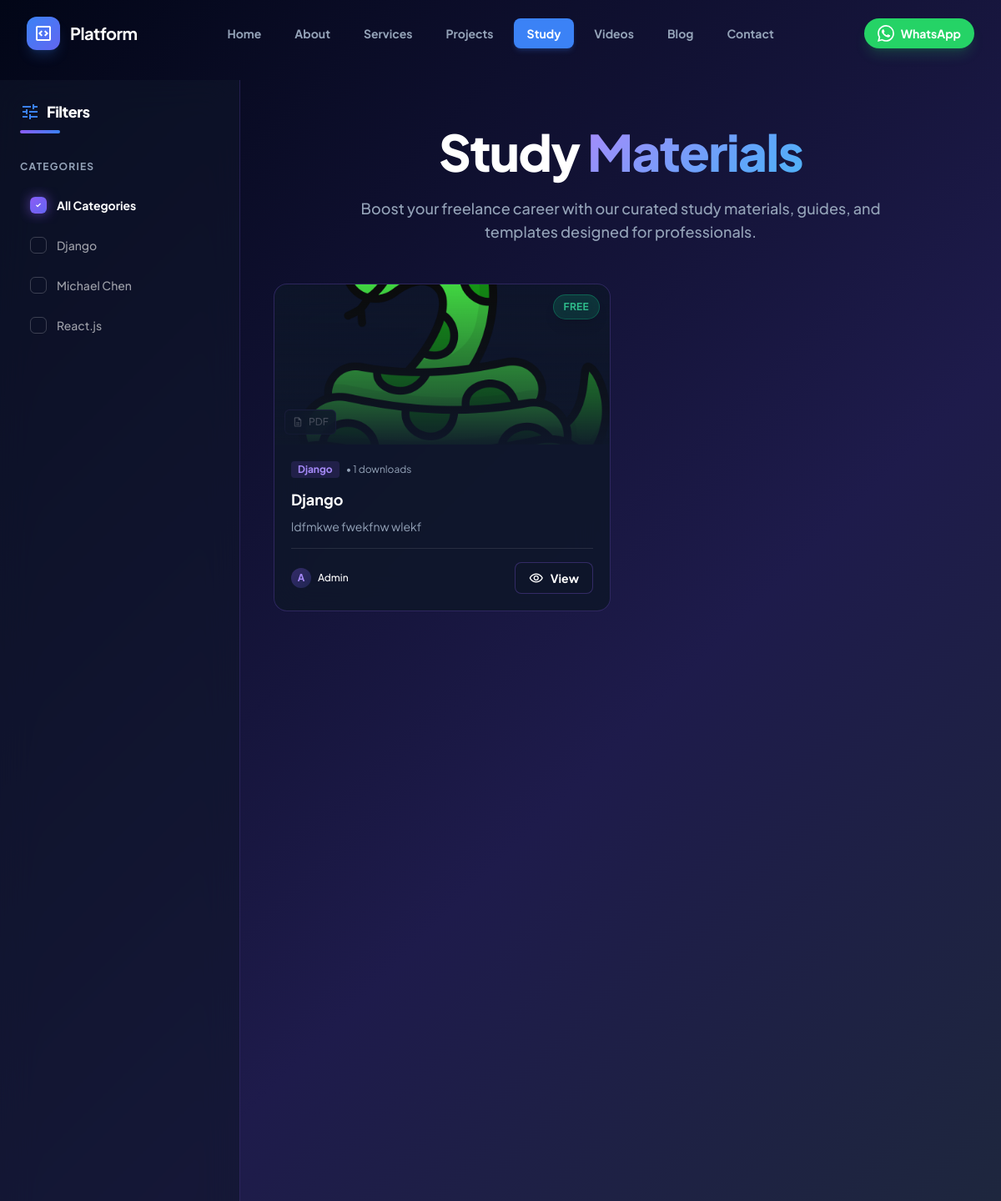
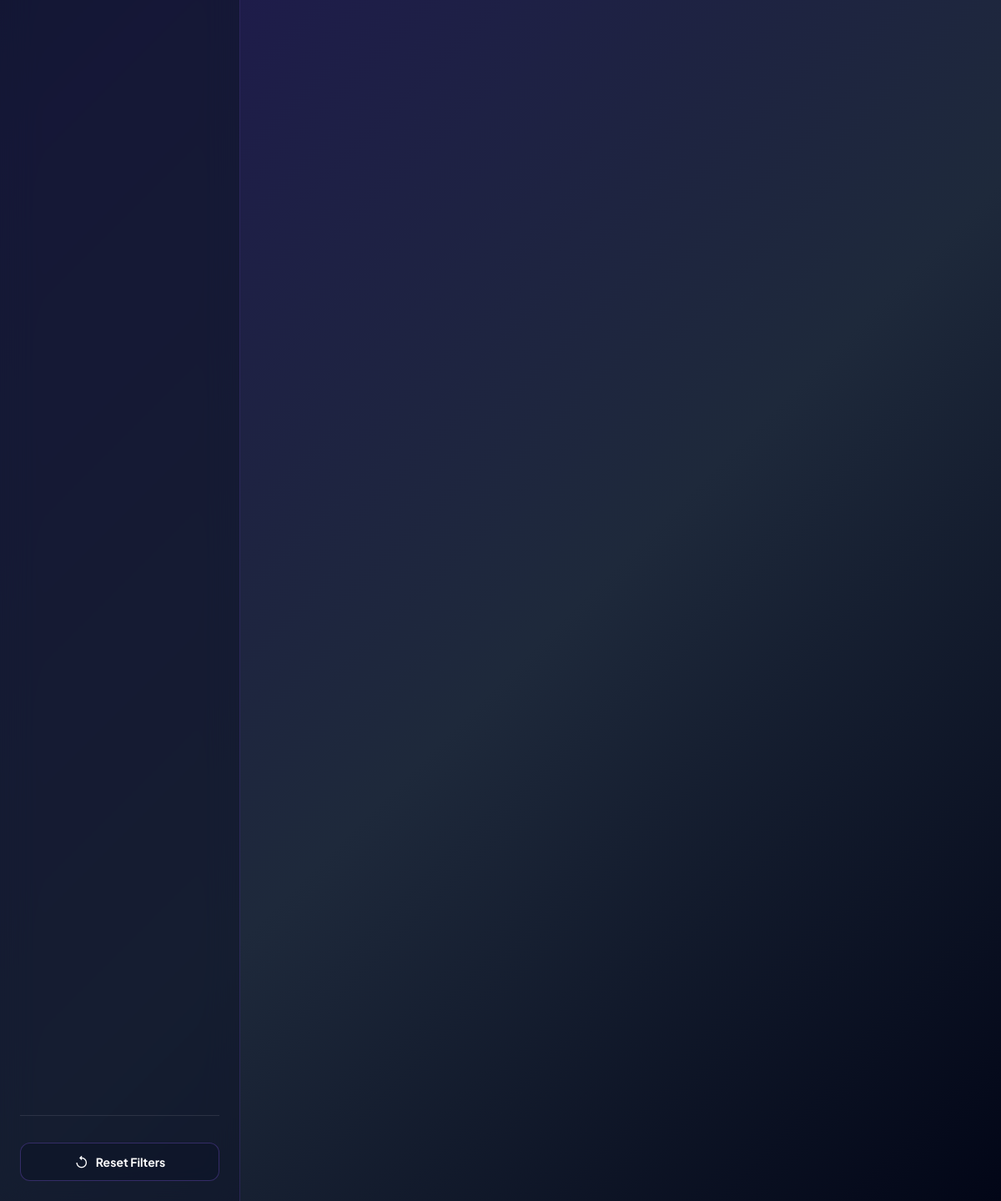
/study-materials, run on the app's committed database (2 pictures, top to bottom).
### app/models/study_material_category.py (models this page shows, shortened)
class StudyMaterialCategory(BaseModel):
    __tablename__ = 'study_material_categories'
    name = db.Column(db.String(50), nullable=False, unique=True)
    description = db.Column(db.String(200), nullable=True)

### app/models/study_material.py (models this page shows, shortened)
class StudyMaterial(BaseModel):
    __tablename__ = 'study_materials'
    title = db.Column(db.String(100), nullable=False)
    description = db.Column(db.Text, nullable=False)
    category = db.Column(db.String(50), nullable=True)
    price = db.Column(db.Float, nullable=True)  # None for free materials
    file_path = db.Column(db.String(200), nullable=True)  # Path to the PDF file (optional if doc_url is provided)
    doc_url = db.Column(db.String(500), nullable=True)  # External document URL (Google Docs, etc.)
    thumbnail = db.Column(db.String(200), nullable=True)  # Path to thumbnail image
    material_type = db.Column(db.String(20), nullable=False, default=MATERIAL_FREE)  # free or paid
    is_active = db.Column(db.Boolean, default=True)
    download_count = db.Column(db.Integer, default=0)

### app/study_material/routes.py (the view)
@study_material.route("/study-materials")
def materials_list():
    page = request.args.get('page', 1, type=int)
    category_filter = request.args.get('category', None)
    query = StudyMaterial.query.filter_by(is_active=True)
    materials_paginated = query.order_by(StudyMaterial.created_at.desc()).paginate(page=page, per_page=100)
    categories = [c.name for c in StudyMaterialCategory.query.order_by(StudyMaterialCategory.name).all()]
    return render_template('study_material/materials.html',
                         title='Study Materials',
                         materials=materials_paginated,
                         categories=categories,
                         current_category=category_filter)

### app/templates/study_material/materials.html (shortened to what this page needs)
{% extends "base/base.html" %}
{% block extra_css %}
<link rel="stylesheet" href="{{ url_for('static', filename='css/materials.css') }}">
{% endblock %}
{% block content %}
<div class="flex flex-1 w-full max-w-[1440px] mx-auto pt-24">
    <aside class="hidden lg:flex flex-col w-72 p-6 border-r h-[calc(100vh-96px)] sticky top-24 overflow-y-auto no-scrollbar">
        <div class="mb-8 animate-fade-in-right" style="animation-delay: 0ms;">
            <div class="flex items-center justify-between mb-2">
                <h3 class="text-white text-lg font-black tracking-tight flex items-center gap-2">
                    <span class="material-symbols-outlined text-primary">tune</span> Filters
                </h3>
            </div>
            <div class="h-1 w-12 filter-header-line rounded-full"></div>
        </div>
        <div class="flex-1 flex flex-col">
            <h4 class="text-text-secondary text-xs font-bold uppercase tracking-widest mb-4 animate-fade-in-right"
                style="animation-delay: 100ms;">Categories</h4>
            <div class="flex flex-col gap-1">
                <button onclick="filterMaterials('All')"
                    class="category-filter active relative flex items-center gap-3 p-3 rounded-xl group cursor-pointer w-full text-left transition-all duration-300 animate-fade-in-right"
                    style="animation-delay: 200ms;" data-category="All">
                    <div class="check-icon relative z-10 size-5 flex items-center justify-center rounded-md border text-white transition-all duration-300">
                        <span class="material-symbols-outlined text-[10px] font-bold">check</span>
                    </div>
                    <span
                        class="text-white/80 text-sm font-bold group-hover:text-white transition-colors relative z-10">All
                        Categories</span>
                </button>
                {% for cat in categories %}
                <button onclick="filterMaterials('{{ cat }}')"
                    class="category-filter relative flex items-center gap-3 p-3 rounded-xl group cursor-pointer w-full text-left transition-all duration-300 animate-fade-in-right"
                    style="animation-delay: {{ 200 + loop.index * 50 }}ms;" data-category="{{ cat }}">
                    <div
                        class="check-icon relative z-10 size-5 flex items-center justify-center rounded-md border border-white/20 text-white/50 transition-all duration-300">
                    </div>
                    <span
                        class="text-white/60 text-sm font-medium group-hover:text-white transition-colors relative z-10">{{ cat }}</span>
                </button>
                {% endfor %}
            </div>
            <div class="mt-auto pt-8 border-t border-white/10 animate-fade-in-up" style="animation-delay: 600ms;">
                <button onclick="filterMaterials('All')"
                    class="reset-filters-btn group w-full py-3 px-4 text-white rounded-xl text-sm font-bold transition-all duration-300 flex items-center justify-center gap-2">
                    <span class="material-symbols-outlined text-[18px] group-hover:rotate-180 transition-transform duration-500">replay</span>
                    Reset Filters
                </button>
            </div>
        </div>
    </aside>
    <main class="flex-1 p-4 md:p-8 lg:p-10 flex flex-col min-w-0">
        <div class="flex flex-col items-center justify-center text-center gap-4 mb-12 pt-4 relative z-10 animate-fade-in-up">
            <h1 class="text-4xl md:text-5xl lg:text-6xl font-black tracking-tight text-white mb-2 leading-tight">
                Study <span class="page-header-gradient">Materials</span>
            </h1>
            <p class="text-text-secondary text-base md:text-lg font-medium max-w-2xl leading-relaxed">
                Boost your freelance career with our curated study materials, guides, and templates designed for
                professionals.
            </p>
        </div>
        <div class="grid grid-cols-1 md:grid-cols-2 xl:grid-cols-3 gap-6">
            {% for material in materials.items %}
            <div class="material-item group flex flex-col rounded-2xl overflow-hidden" data-category="{{ material.category or 'Uncategorized' }}">
                <div class="material-thumbnail relative h-48 overflow-hidden">
                    {% if material.thumbnail %}
                    <div class="absolute inset-0 bg-cover bg-center group-hover:scale-110 transition-transform duration-700"
                        style="background-image: url('{{ url_for('static', filename=material.thumbnail) }}');"></div>
                    {% else %}
                    <div class="absolute inset-0 bg-gradient-to-br from-primary/30 to-secondary/20 group-hover:scale-110 transition-transform duration-700"></div>
                    {% endif %}
                    <div class="absolute top-3 right-3 badge-free text-xs font-bold px-3 py-1.5 rounded-full uppercase tracking-wide shadow-lg">
                        Free
                    </div>
                    <div class="absolute bottom-3 left-3 badge-pdf px-2 py-1 rounded-md flex items-center gap-1.5 text-xs font-medium text-white">
                        <span class="material-symbols-outlined text-sm">description</span> PDF
                    </div>
                </div>
                <div class="p-5 flex flex-col flex-1">
                    <div class="flex items-center gap-2 mb-3">
                        <span class="category-badge text-xs font-bold px-2 py-0.5 rounded">{{ material.category or 'Uncategorized' }}</span>
                        <span class="text-xs text-text-secondary">• {{ material.download_count or 0 }} downloads</span>
                    </div>
                    <h3 class="text-lg font-bold text-white mb-2 line-clamp-1 group-hover:text-transparent group-hover:bg-clip-text group-hover:bg-gradient-to-r group-hover:from-primary group-hover:to-secondary transition-all">
                        {{ material.title }}</h3>
                    <p class="text-text-secondary text-sm mb-4 line-clamp-2">{{ material.description }}</p>
                    <div class="mt-auto pt-4 border-t border-white/10 flex items-center justify-between">
                        <div class="flex items-center gap-2">
                            <div class="author-avatar size-6 rounded-full flex items-center justify-center font-bold text-xs">A</div>
                            <span class="text-xs font-medium text-white">Admin</span>
                        </div>
                        <a href="{{ url_for('study_material.material_detail', material_id=material.id) }}"
                            class="view-btn px-4 py-2 rounded-lg text-sm font-bold flex items-center gap-2 text-white">
                            <span class="material-symbols-outlined text-[18px]">visibility</span> View
                        </a>
                    </div>
                </div>
            </div>
            {% endfor %}
        </div>
    </main>
</div>
{% endblock %}

### app/static/css/custom.css (style rules this page uses)
body { background-color: #0B1120 !important; color: #f8fafc !important; }

### app/static/css/main.css (style rules this page uses)
:root { --primary: #8b5cf6; --primary-light: #a78bfa; --primary-dark: #6d28d9; --secondary: #3b82f6; --secondary-light: #60a5fa; --accent: #06b6d4; --accent-light: #22d3ee; --success: #10b981; --success-light: #34d399; --warning: #f59e0b; --warning-light: #fbbf24; --danger: #ef4444; --danger-light: #f87171; --bg-dark: #0f172a; --bg-darker: #020617; --card-bg: rgba(15, 23, 42, 0.85); --card-border: rgba(139, 92, 246, 0.25); --text-primary: #ffffff; --text-secondary: rgba(255, 255, 255, 0.85); --text-muted: rgba(255, 255, 255, 0.6); --shadow-primary: rgba(139, 92, 246, 0.5); --shadow-secondary: rgba(59, 130, 246, 0.4); --glass-bg: rgba(15, 23, 42, 0.85); --glass-border: rgba(139, 92, 246, 0.2); }
* { margin: 0; padding: 0; box-sizing: border-box; }
body { font-family: 'Inter', -apple-system, BlinkMacSystemFont, 'Segoe UI', sans-serif; background: linear-gradient(135deg, #020617 0%, #1e1b4b 40%, #1e293b 70%, #020617 100%); background-attachment: fixed; color: var(--text-primary); line-height: 1.6; -webkit-font-smoothing: antialiased; -moz-osx-font-smoothing: grayscale; }
h1, h2, h3, h4, h5, h6 { font-weight: 700; line-height: 1.2; color: var(--text-primary); }
a { text-decoration: none; color: inherit; }
.text-center { text-align: center; }
.text-left { text-align: left; }
.flex { display: flex; }
.flex-col { flex-direction: column; }
.items-center { align-items: center; }
.justify-center { justify-content: center; }
.gap-4 { gap: 1rem; }
.relative { position: relative; }
.absolute { position: absolute; }
.w-full { width: 100%; }
.no-scrollbar, .hide-scrollbar { -ms-overflow-style: none; scrollbar-width: none; }

### data on the page
StudyMaterialCategory: name "Django"
StudyMaterialCategory: name "Michael Chen"
StudyMaterialCategory: name "React.js"
StudyMaterial: thumbnail (picture), category "Django", download_count "1", title "Django", description "ldfmkwe fwekfnw wlekf"

### other printed values
{{ env.BRAND_NAME }} "Platform"
{{ label }} "Home" "About" "Services" "Projects" "Study" "Videos" "Blog" "Contact"
